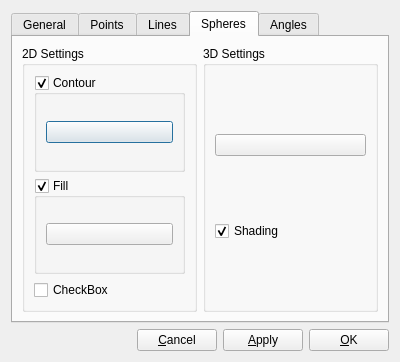
<?xml version="1.0" encoding="UTF-8"?>
<ui version="4.0">
 <class>AnnotationSettingsDialog</class>
 <widget class="QDialog" name="AnnotationSettingsDialog">
  <property name="geometry">
   <rect>
    <x>0</x>
    <y>0</y>
    <width>400</width>
    <height>362</height>
   </rect>
  </property>
  <property name="windowTitle">
   <string>Dialog</string>
  </property>
  <layout class="QVBoxLayout" name="verticalLayout">
   <item>
    <widget class="QTabWidget" name="tabWidget">
     <property name="currentIndex">
      <number>3</number>
     </property>
     <widget class="QWidget" name="tab">
      <attribute name="title">
       <string>General</string>
      </attribute>
      <layout class="QHBoxLayout" name="horizontalLayout_2">
       <item>
        <widget class="QGroupBox" name="groupBox_5">
         <property name="title">
          <string>Visibility</string>
         </property>
         <layout class="QVBoxLayout" name="verticalLayout_4">
          <item>
           <widget class="QCheckBox" name="checkBox_2">
            <property name="text">
             <string>Points</string>
            </property>
            <property name="checked">
             <bool>true</bool>
            </property>
           </widget>
          </item>
          <item>
           <widget class="QCheckBox" name="checkBox_4">
            <property name="text">
             <string>Spheres</string>
            </property>
            <property name="checked">
             <bool>true</bool>
            </property>
           </widget>
          </item>
          <item>
           <widget class="QCheckBox" name="checkBox_5">
            <property name="text">
             <string>Lines</string>
            </property>
            <property name="checked">
             <bool>true</bool>
            </property>
           </widget>
          </item>
          <item>
           <widget class="QCheckBox" name="checkBox_6">
            <property name="text">
             <string>Angles</string>
            </property>
            <property name="checked">
             <bool>true</bool>
            </property>
           </widget>
          </item>
         </layout>
        </widget>
       </item>
       <item>
        <widget class="QGroupBox" name="groupBox_6">
         <property name="title">
          <string>GroupBox</string>
         </property>
        </widget>
       </item>
      </layout>
     </widget>
     <widget class="QWidget" name="tab_2">
      <attribute name="title">
       <string>Points</string>
      </attribute>
     </widget>
     <widget class="QWidget" name="tab_3">
      <attribute name="title">
       <string>Lines</string>
      </attribute>
     </widget>
     <widget class="QWidget" name="tab_4">
      <attribute name="title">
       <string>Spheres</string>
      </attribute>
      <layout class="QHBoxLayout" name="horizontalLayout">
       <item>
        <widget class="QGroupBox" name="groupBox">
         <property name="title">
          <string>2D Settings</string>
         </property>
         <layout class="QVBoxLayout" name="verticalLayout_2">
          <item>
           <widget class="QGroupBox" name="groupBox_3">
            <property name="title">
             <string>Contour</string>
            </property>
            <property name="checkable">
             <bool>true</bool>
            </property>
            <layout class="QVBoxLayout" name="verticalLayout_5">
             <item>
              <widget class="ColorChooserButton" name="contourColorChooser">
               <property name="text">
                <string/>
               </property>
              </widget>
             </item>
            </layout>
           </widget>
          </item>
          <item>
           <widget class="QGroupBox" name="groupBox_4">
            <property name="title">
             <string>Fill</string>
            </property>
            <property name="checkable">
             <bool>true</bool>
            </property>
            <layout class="QVBoxLayout" name="verticalLayout_6">
             <item>
              <widget class="ColorChooserButton" name="fillColorChooser">
               <property name="text">
                <string/>
               </property>
              </widget>
             </item>
            </layout>
           </widget>
          </item>
          <item>
           <widget class="QCheckBox" name="checkBox_3">
            <property name="text">
             <string>CheckBox</string>
            </property>
           </widget>
          </item>
         </layout>
        </widget>
       </item>
       <item>
        <widget class="QGroupBox" name="groupBox_2">
         <property name="title">
          <string>3D Settings</string>
         </property>
         <layout class="QVBoxLayout" name="verticalLayout_3">
          <item>
           <widget class="ColorChooserButton" name="sphereColorChooser">
            <property name="text">
             <string/>
            </property>
           </widget>
          </item>
          <item>
           <widget class="QCheckBox" name="checkBox">
            <property name="text">
             <string>Shading</string>
            </property>
            <property name="checked">
             <bool>true</bool>
            </property>
           </widget>
          </item>
         </layout>
        </widget>
       </item>
      </layout>
     </widget>
     <widget class="QWidget" name="tab_5">
      <attribute name="title">
       <string>Angles</string>
      </attribute>
     </widget>
    </widget>
   </item>
   <item>
    <layout class="QHBoxLayout" name="horizontalLayout_3">
     <item>
      <spacer name="horizontalSpacer">
       <property name="orientation">
        <enum>Qt::Horizontal</enum>
       </property>
       <property name="sizeHint" stdset="0">
        <size>
         <width>40</width>
         <height>20</height>
        </size>
       </property>
      </spacer>
     </item>
     <item>
      <widget class="QPushButton" name="cancelButton">
       <property name="text">
        <string>&amp;Cancel</string>
       </property>
      </widget>
     </item>
     <item>
      <widget class="QPushButton" name="applyButton">
       <property name="text">
        <string>&amp;Apply</string>
       </property>
      </widget>
     </item>
     <item>
      <widget class="QPushButton" name="okButton">
       <property name="text">
        <string>&amp;OK</string>
       </property>
      </widget>
     </item>
    </layout>
   </item>
  </layout>
 </widget>
 <customwidgets>
  <customwidget>
   <class>ColorChooserButton</class>
   <extends>QPushButton</extends>
   <header>GUI/widgets/ColorChooserButton.h</header>
  </customwidget>
 </customwidgets>
 <resources/>
 <connections>
  <connection>
   <sender>cancelButton</sender>
   <signal>clicked()</signal>
   <receiver>AnnotationSettingsDialog</receiver>
   <slot>reject()</slot>
   <hints>
    <hint type="sourcelabel">
     <x>165</x>
     <y>342</y>
    </hint>
    <hint type="destinationlabel">
     <x>7</x>
     <y>358</y>
    </hint>
   </hints>
  </connection>
  <connection>
   <sender>okButton</sender>
   <signal>clicked()</signal>
   <receiver>AnnotationSettingsDialog</receiver>
   <slot>accept()</slot>
   <hints>
    <hint type="sourcelabel">
     <x>347</x>
     <y>340</y>
    </hint>
    <hint type="destinationlabel">
     <x>370</x>
     <y>357</y>
    </hint>
   </hints>
  </connection>
 </connections>
 <slots>
  <signal>applied()</signal>
 </slots>
</ui>
